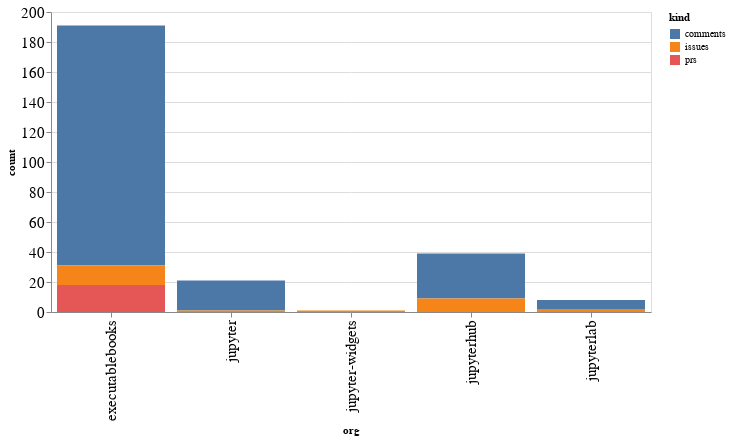

Source (notebook cell):
### Code cell
alt.Chart(org_summaries, width=600).mark_bar().encode(
    x='org',
    y='count',
    color='kind',
    tooltip="org"
)

### Figure 1 — Vega-Lite specification as saved in the notebook (floating-point values rounded to 4 significant figures)
{"config": {"axisLeft": {"labelFontSize": 15}, "axisBottom": {"labelFontSize": 15}}, "data": {"name": "data-60c8e3dd643fa77c74df1e4e39876215"}, "mark": "bar", "encoding": {"color": {"type": "nominal", "field": "kind"}, "tooltip": {"type": "nominal", "field": "org"}, "x": {"type": "nominal", "field": "org"}, "y": {"type": "quantitative", "field": "count"}}, "width": 600, "$schema": "https://vega.github.io/schema/vega-lite/v4.8.1.json", "datasets": {"data-60c8e3dd643fa77c74df1e4e39876215": [{"org": "executablebooks", "kind": "comments", "count": 160}, {"org": "executablebooks", "kind": "issues", "count": 13}, {"org": "executablebooks", "kind": "prs", "count": 18}, {"org": "jupyter", "kind": "comments", "count": 20}, {"org": "jupyter", "kind": "issues", "count": 1}, {"org": "jupyter-widgets", "kind": "issues", "count": 1}, {"org": "jupyterhub", "kind": "comments", "count": 30}, {"org": "jupyterhub", "kind": "issues", "count": 9}, {"org": "jupyterlab", "kind": "comments", "count": 6}, {"org": "jupyterlab", "kind": "issues", "count": 2}]}}
